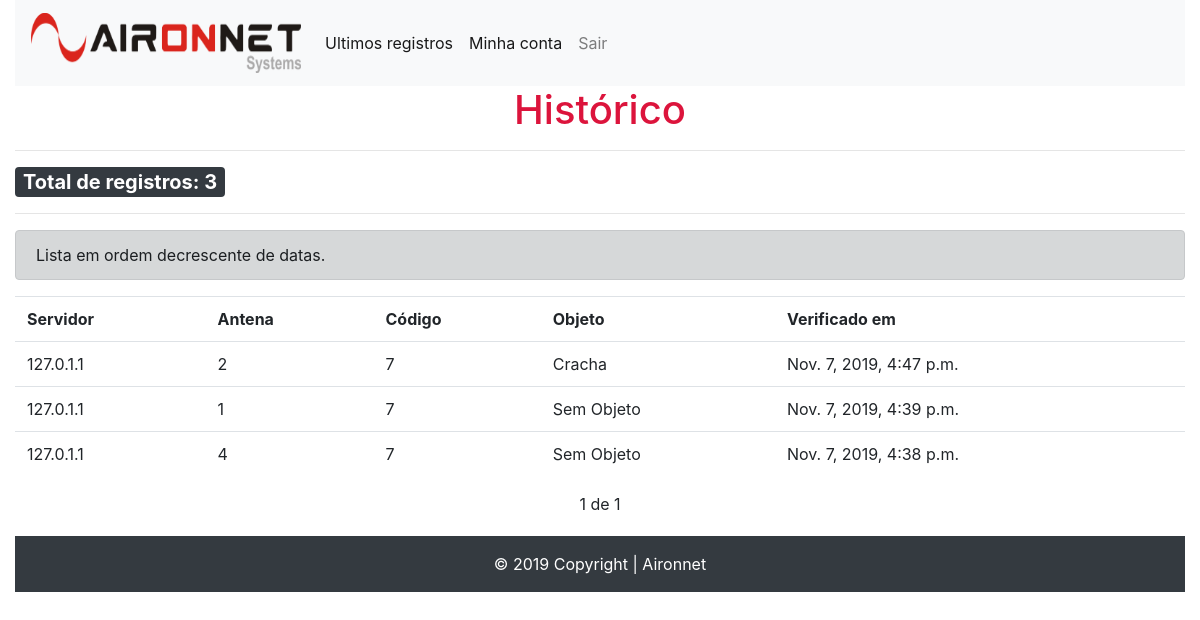
The app's page /lista/historico/7 (signed in) with its own data.
### list/models.py (models this page shows, shortened)
class Historico(models.Model):
	server = models.CharField(max_length=15)
	antena = models.CharField(max_length=10)
	date = models.DateTimeField(default=datetime.now)
	code = models.TextField()
	objeto = models.CharField(max_length=100)

### list/views.py (the view)
# urls.py: path('lista/historico/<str:code>', views.historico, name='historico'),
@login_required
def historico(request, code):
	total = Historico.objects.filter(code=code).count()
	his = list(Historico.objects.filter(code=code).order_by('-date'))
	paginator = Paginator(his, 10)
	page = request.GET.get('page')
	hist = paginator.get_page(page)
	if not hist:
		return render(request, '404.html')
	template_name = 'historico.html'
	return render(request, template_name, {'hist':hist, 'code':code, 'total':total })

### list/templates/historico.html (shortened to what this page needs)
{% extends 'base.html' %}
{% load static %}
{% block content %}
<table class="table">
	<h1 id="h1-center">Histórico</h1>
	<hr>
	<span class="badge badge-dark">Total de registros: {{ total }}</span>
	<hr>
	<div class="alert alert-dark" role="alert">
			Lista em ordem decrescente de datas.
	</div>
	<tr>
		<th>Servidor</th> <th>Antena</th> <th>Código</th> <th>Objeto</th>
		<th>Verificado em</th>
	</tr>
	{% for hist in hist %}
		{% if hist.objeto %}
			<tr class="hover">
				<td>{{hist.server}}</td> <td>{{hist.antena}}</td> <td>{{hist.code}}</td> <td>{{hist.objeto}}</td><td>{{ hist.date }}</td>
			</tr>
		{% else %}
			<tr class="hover">
					<td>{{hist.server}}</td> <td>{{hist.antena}}</td> <td>{{hist.code}}</td> <td>Sem Objeto</td><td>{{ hist.date }}</td>
			</tr>
		{% endif %}
	{% endfor %}
</table>
<div class="pagination">
	<span class="step-links">
		{% if hist.paginator.num_pages %}
			<span class="current">
				{{ hist.number }} de {{ hist.paginator.num_pages }}
			</span>
		{% endif %}
	</span>
</div>
{% endblock %}

### list/static/css/style.css (style rules this page uses)
.table { margin-top: 0px; }
.table tr td { vertical-align: middle; }
.pagination { margin-bottom: 20px; }
.step-links { position: relative; margin-left: auto; margin-right: auto; }
.step-links .current { margin-left: 5px; margin-right: 5px; }
h1#h1-center { text-align: center; }
h1 { color:crimson !important; }
.badge { font-size: 20px; }

### records on screen
Historico: server "127.0.1.1", antena "2", code "7", objeto "Cracha", date "Nov. 7, 2019, 4:47 p.m."
Historico: server "127.0.1.1", antena "1", code "7", date "Nov. 7, 2019, 4:39 p.m."
Historico: server "127.0.1.1", antena "4", code "7", date "Nov. 7, 2019, 4:38 p.m."

### other values on screen
{{ total }} "3"
{{ hist.number }} "1"
{{ hist.paginator.num_pages }} "1"
